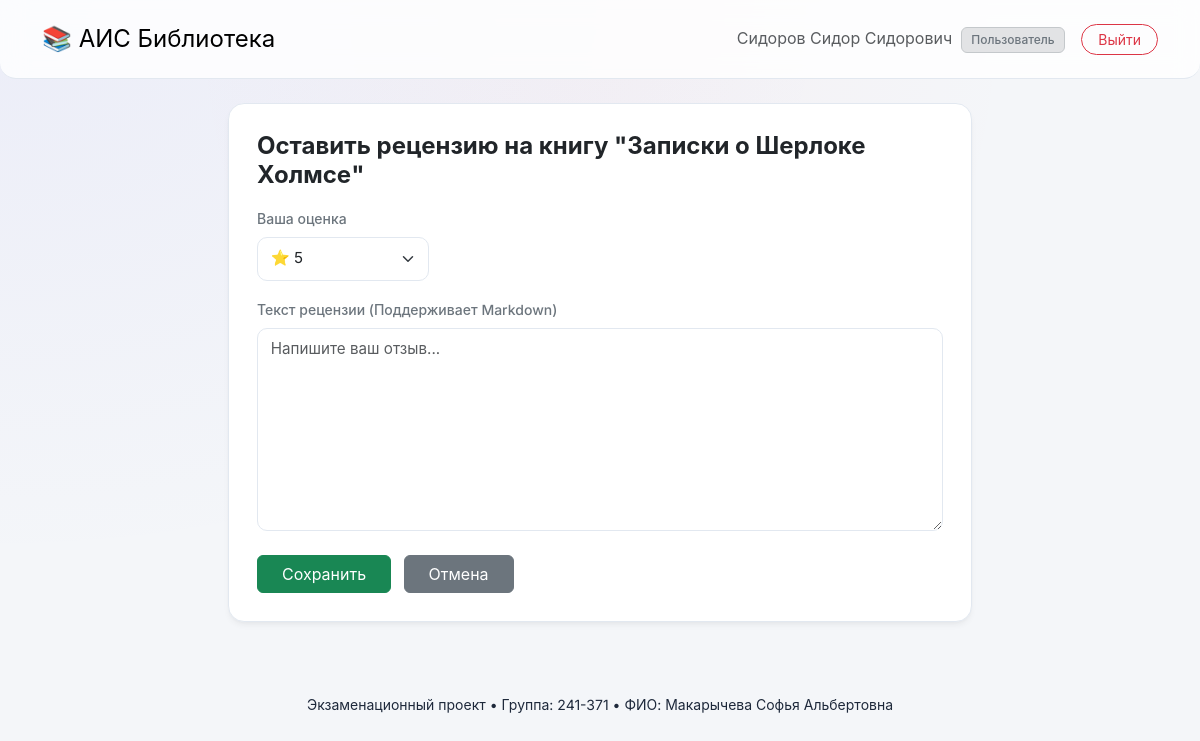
The page /book/2/review (signed in) on the database its author committed.
### models.py (models this page shows, shortened)
class User(db.Model, UserMixin):
    __tablename__ = 'users'
    id = db.Column(db.Integer, primary_key=True)
    login = db.Column(db.String(255), unique=True, nullable=False)
    password_hash = db.Column(db.String(255), nullable=False)
    last_name = db.Column(db.String(255), nullable=False)
    first_name = db.Column(db.String(255), nullable=False)
    middle_name = db.Column(db.String(255), nullable=True)
    role_id = db.Column(db.Integer, db.ForeignKey('roles.id'), nullable=False)
    role = db.relationship('Role', backref='users')
    @property
    def full_name(self):
        if self.middle_name:
            return f"{self.last_name} {self.first_name} {self.middle_name}"
        return f"{self.last_name} {self.first_name}"

class Role(db.Model):
    __tablename__ = 'roles'
    id = db.Column(db.Integer, primary_key=True)
    name = db.Column(db.String(255), unique=True, nullable=False)
    description = db.Column(db.Text, nullable=False)

class Book(db.Model):
    __tablename__ = 'books'
    id = db.Column(db.Integer, primary_key=True)
    title = db.Column(db.String(255), nullable=False)
    description = db.Column(db.Text, nullable=False)
    year = db.Column(db.Integer, nullable=False)
    publisher = db.Column(db.String(255), nullable=False)
    author = db.Column(db.String(255), nullable=False)
    pages = db.Column(db.Integer, nullable=False)
    genres = db.relationship('Genre', secondary=book_genres, backref='books')
    cover = db.relationship('Cover', backref='book', uselist=False, cascade="all, delete-orphan")
    reviews = db.relationship('Review', backref='book', cascade="all, delete-orphan")

### app.py (the view, shortened to what this page needs)
@app.route('/book/<int:book_id>/review', methods=['GET', 'POST'])
@login_required
def add_review(book_id):
    book = db.session.get(Book, book_id)
    if not book: return redirect(url_for('index'))
    existing = Review.query.filter_by(book_id=book_id, user_id=current_user.id).first()
    if existing: return redirect(url_for('view_book', book_id=book_id))
    return render_template('review.html', book=book)

### app.py (called while the page is built)
@login_manager.user_loader
def load_user(user_id):
    return db.session.get(User, int(user_id))

### templates/review.html (shortened to what this page needs)
{% extends 'base.html' %}
{% block content %}
<div class="main-card col-md-8 mx-auto mt-4">
    <h4 class="fw-bold mb-3 text-dark">Оставить рецензию на книгу "{{ book.title }}"</h4>
    <form method="POST" action="{{ url_for('add_review', book_id=book.id) }}">
        <div class="mb-3">
            <label class="form-label small fw-medium text-secondary">Ваша оценка</label>
            <select name="rating" class="form-select w-25" required>
                <option value="5">⭐ 5</option>
            </select>
        </div>
        <div class="mb-3">
            <label class="form-label small fw-medium text-secondary">Текст рецензии (Поддерживает Markdown)</label>
            <textarea name="text" id="review-editor" class="form-control" rows="8" required placeholder="Напишите ваш отзыв..."></textarea>
        </div>
        <div class="pt-2">
            <button type="submit" class="btn btn-success px-4 me-2">Сохранить</button>
            <a href="{{ url_for('view_book', book_id=book.id) }}" class="btn btn-secondary px-4">Отмена</a>
        </div>
    </form>
</div>
{% endblock %}

### templates/base.html (shortened to what this page needs)
<!DOCTYPE html>
<html lang="ru">
<head>
    <link href="https://cdn.jsdelivr.net/npm/bootstrap@5.3.0/dist/css/bootstrap.min.css" rel="stylesheet">
    <link rel="stylesheet" href="https://cdn.jsdelivr.net/npm/easymde/dist/easymde.min.css">
    <link rel="stylesheet" href="{{ url_for('static', filename='css/style.css') }}">
</head>
<body>
    <nav class="navbar navbar-expand-lg navbar-custom sticky-top mb-4 py-3">
        <div class="container">
            <a class="navbar-brand fs-4" href="{{ url_for('index') }}">📚 АИС Библиотека</a>
            <div class="ms-auto d-flex align-items-center">
                {% if current_user.is_authenticated %}
                    <span class="text-muted me-3 fs-6">
                        {{ current_user.full_name }} <span class="badge bg-secondary-subtle text-secondary border border-secondary-subtle ms-1">{{ current_user.role.name }}</span>
                    </span>
                    <a href="{{ url_for('logout') }}" class="btn btn-outline-danger btn-sm px-3 rounded-pill">Выйти</a>
                {% else %}
                    <a href="{{ url_for('login') }}" class="btn btn-primary btn-sm px-4">Войти</a>
                {% endif %}
            </div>
        </div>
    </nav>
    <div class="container">
        {% block content %}{% endblock %}
    </div>
    <footer class="text-center py-4 mt-5">
        <p class="m-0 small">Экзаменационный проект • Группа: 241-371 • ФИО: Макарычева Софья Альбертовна</p>
    </footer>
</body>
</html>

### static/css/style.css (style rules this page uses)
:root { --bg-main: #f4f6f9; --card-bg: #ffffff; --text-primary: #1e293b; --text-secondary: #64748b; --accent-color: #4f46e5; --accent-hover: #4338ca; --border-color: #e2e8f0; --radius: 16px; }
body { background-color: var(--bg-main); font-family: 'Inter', -apple-system, BlinkMacSystemFont, "Segoe UI", Roboto, sans-serif; color: var(--text-primary); background-image: radial-gradient(at 0% 0%, rgba(79, 70, 229, 0.05) 0px, transparent 50%), radial-gradient(at 50% 0%, rgba(244, 63, 94, 0.03) 0px, transparent 50%); background-attachment: fixed; }
.navbar { background: rgba(255, 255, 255, 0.8) !important; backdrop-filter: blur(12px); border-bottom: 1px solid var(--border-color); border-radius: 0 0 var(--radius) var(--radius); }
.main-card { background: var(--card-bg); border: 1px solid var(--border-color); border-radius: var(--radius); box-shadow: 0 4px 6px -1px rgba(0, 0, 0, 0.05), 0 2px 4px -1px rgba(0, 0, 0, 0.03); padding: 1.75rem; transition: transform 0.2s, box-shadow 0.2s; }
.form-control, .form-select { border-radius: 10px; border: 1px solid var(--border-color); padding: 0.6rem 0.8rem; font-size: 0.95rem; transition: all 0.2s; }
.badge { padding: 0.5em 0.8em; border-radius: 6px; font-weight: 500; }

### rows shown on the page
User: full_name "Сидоров Сидор Сидорович"
Role: role.name "Пользователь"
Book: title "Записки о Шерлоке Холмсе"
